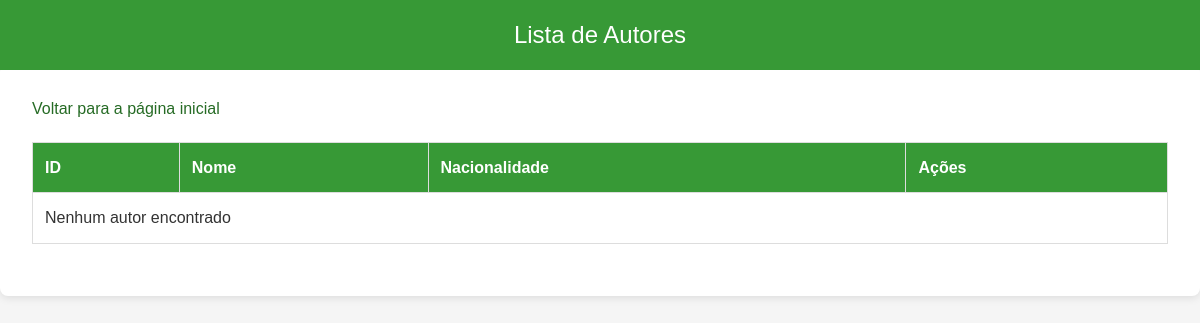
The app's page /biblioteca/View/listar_autores.php, older data.
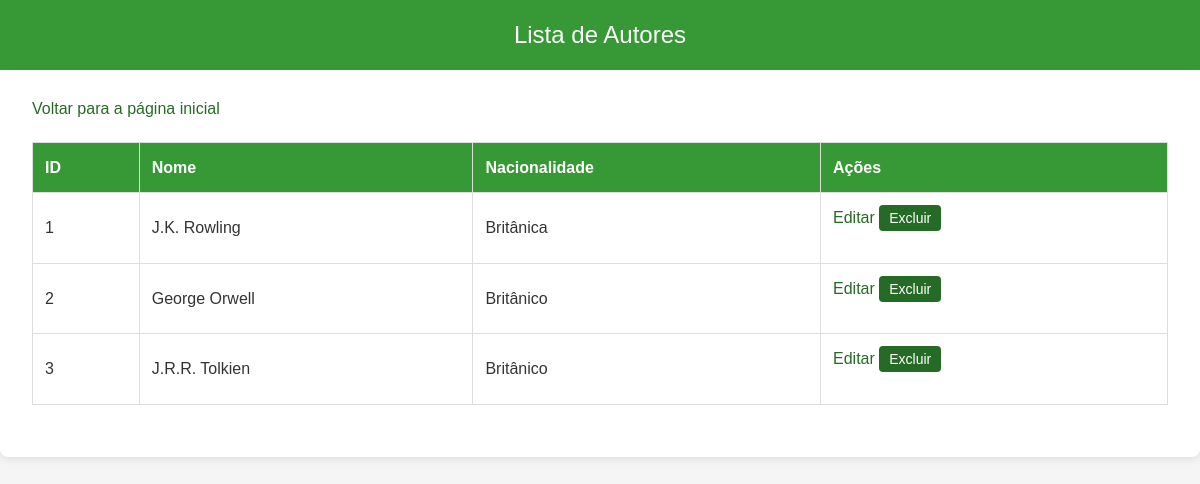
The same page, newer data.
### tables this page shows
CREATE TABLE Autor (
    id INT AUTO_INCREMENT PRIMARY KEY,
    nome VARCHAR(255) NOT NULL,
    nacionalidade VARCHAR(100)
);

### biblioteca/Repository/AutorRepository.php (called while the page is built, shortened)
<?php
include_once '../Model/Autor.php';
class AutorRepository {
    private $db;
    public function __construct() {
        $this->db = new Database();
    }
    public function findAll() {
        $conn = $this->db->getConnection();
        $sql = "SELECT id, nome, nacionalidade FROM autor";
        $result = $conn->query($sql);
        $autores = [];
        while ($row = $result->fetch_assoc()) {
            $autores[] = new Autor($row['id'], $row['nome'], $row['nacionalidade']);
        }
        return $autores;
    }
}
?>

### biblioteca/Controller/AutorController.php (called while the page is built, shortened)
<?php
include_once '../Model/Autor.php';
include_once '../Repository/AutorRepository.php';
class AutorController {
    private $repository;
    public function __construct() {
        $this->repository = new AutorRepository();
    }
    public function listarAutores() {
        return $this->repository->findAll();
    }
}
?>

### biblioteca/Model/Autor.php (called while the page is built, shortened)
<?php
class Autor {
    private $id;
    private $nome;
    private $nacionalidade;
    public function __construct($id, $nome, $nacionalidade) {
        $this->id = $id;
        $this->nome = $nome;
        $this->nacionalidade = $nacionalidade;
    }
    public function getId() {
        return $this->id;
    }
    public function getNome() {
        return $this->nome;
    }
    public function getNacionalidade() {
        return $this->nacionalidade;
    }
}
?>

### biblioteca/View/listar_autores.php (the view, shortened to what this page needs)
<?php
include_once '../Controller/AutorController.php';
$controller = new AutorController();
$autores = $controller->listarAutores();
?>
<!DOCTYPE html>
<html lang="pt-br">
<head>
</head>
<body>
    <div class="navbar">Lista de Autores</div>
    <div class="container">
        <a href="index.php">Voltar para a página inicial</a>
        <table>
            <tr>
                <th>ID</th>
                <th>Nome</th>
                <th>Nacionalidade</th>
                <th>Ações</th>
            </tr>
            <?php
            if (!empty($autores)) {
                foreach ($autores as $autor) {
                    echo "<tr>
                        <td>" . $autor->getId() . "</td>
                        <td>" . $autor->getNome() . "</td>
                        <td>" . $autor->getNacionalidade() . "</td>
                        <td>
                            <a href='editar_autor.php?id=" . $autor->getId() . "'>Editar</a>
                            <button onclick='confirmarExclusao(" . $autor->getId() . ")'>Excluir</button>
                        </td>
                    </tr>";
                }
            } else {
                echo "<tr><td colspan='4'>Nenhum autor encontrado</td></tr>";
            }
            ?>
        </table>
    </div>
</body>
</html>

Row changes from the older to the newer data that the page shows:
added autor: id "1", nome "J.K. Rowling", nacionalidade "Britânica"
added autor: id "2", nome "George Orwell", nacionalidade "Britânico"
added autor: id "3", nome "J.R.R. Tolkien", nacionalidade "Britânico"
Text that changed along with them:
text no longer shown: "Nenhum autor encontrado"
